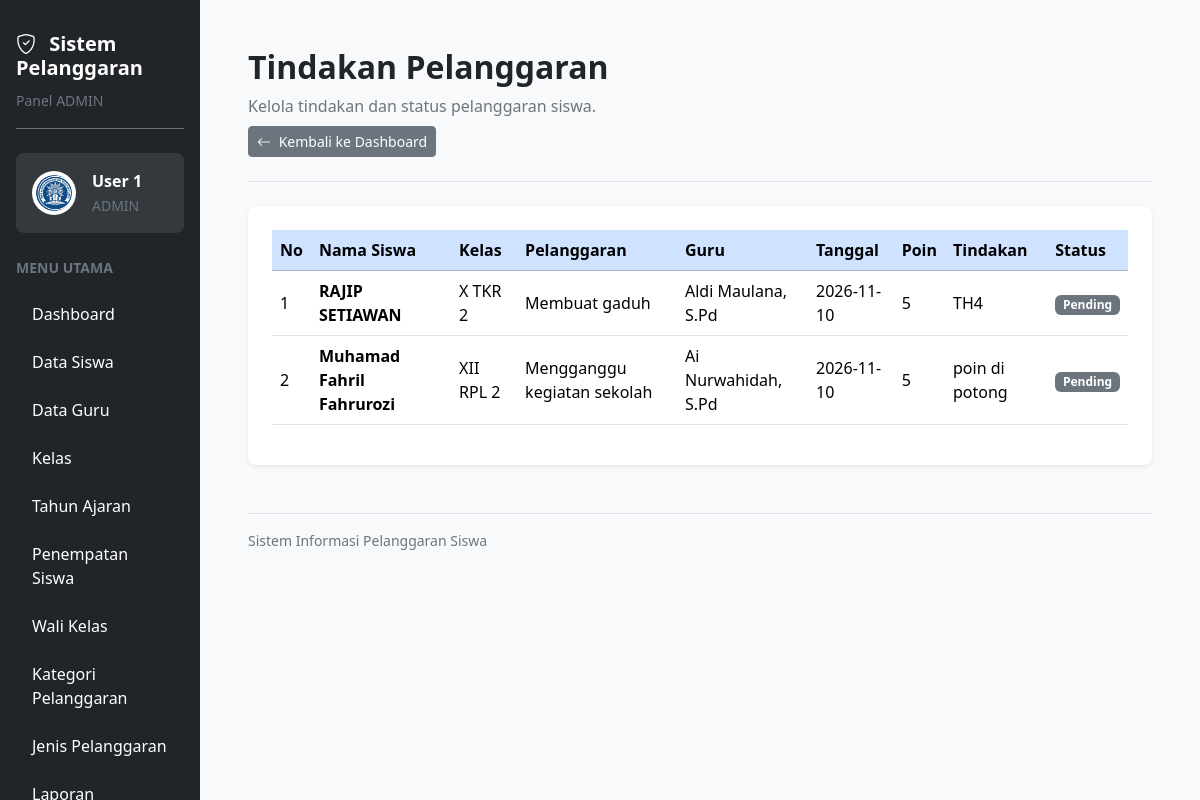
Page /tindakan.php (signed in) on the earlier database version.
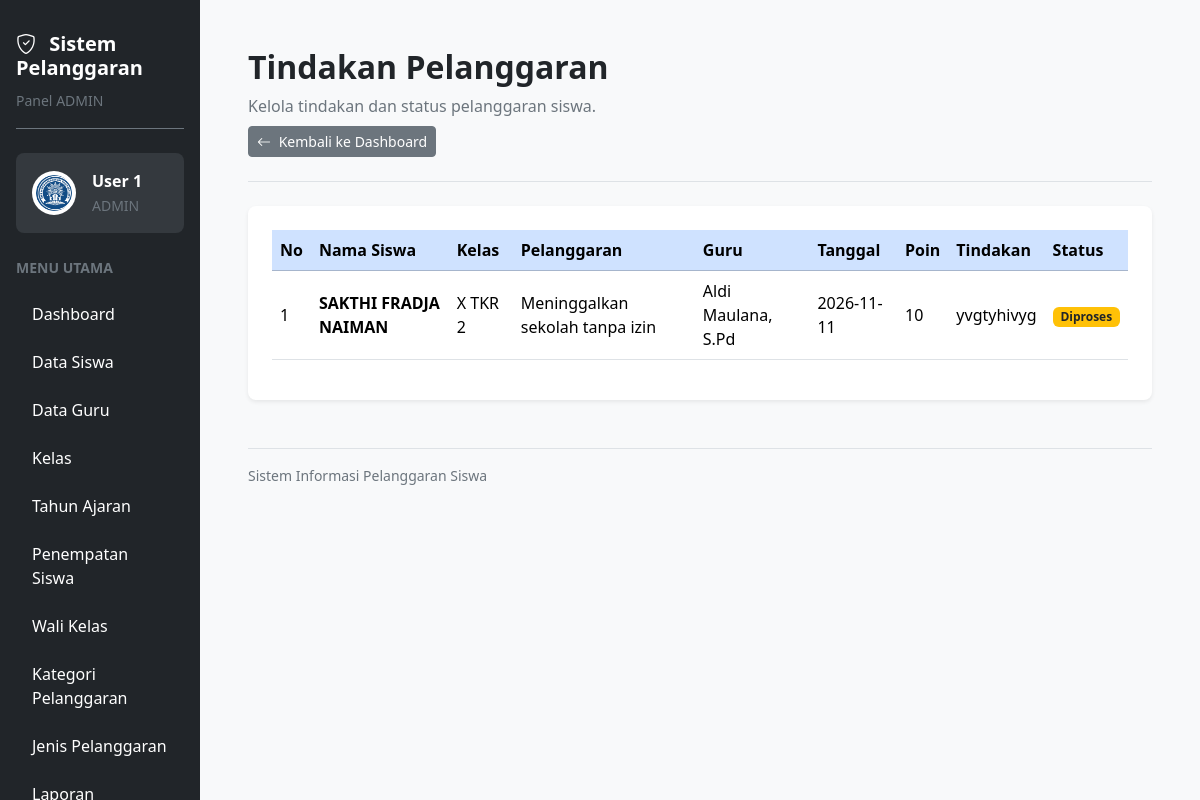
Same page on the later database version.
### tables this page shows
CREATE TABLE `t_pelanggaran_siswa` (
  `id` int(11) NOT NULL,
  `tahun_ajaran_id` int(11) NOT NULL,
  `siswa_id` int(11) NOT NULL,
  `nama_siswa` varchar(150) NOT NULL,
  `kelas_id` int(11) NOT NULL,
  `nama_kelas` varchar(100) NOT NULL,
  `pelanggaran_id` int(11) NOT NULL,
  `nama_pelanggaran` varchar(150) NOT NULL,
  `pelanggaran_kategori_id` int(11) NOT NULL,
  `guru_id` int(11) NOT NULL,
  `nama_guru` varchar(150) NOT NULL,
  `tanggal` date NOT NULL,
  `keterangan` text NOT NULL,
  `poin` int(11) NOT NULL,
  `tindakan` text NOT NULL,
  `status` varchar(30) NOT NULL,
  `created_at` timestamp NOT NULL DEFAULT current_timestamp(),
  `updated_at` timestamp NOT NULL DEFAULT current_timestamp()
);

### tindakan.php (the view, shortened to what this page needs)
<?php
$role = strtolower(trim($_SESSION['role'] ?? ''));
require_once __DIR__ . "/config/koneksi.php";
$dataEdit = null;
$query = mysqli_query(
    $koneksi,
    "SELECT id, nama_siswa, nama_kelas,
            nama_pelanggaran, nama_guru,
            tanggal, poin, tindakan, status
     FROM t_pelanggaran_siswa
     WHERE status IS NULL OR status <> 'Selesai'
     ORDER BY tanggal DESC, id DESC"
);
$nama = htmlspecialchars(
    $_SESSION['name'] ?? 'Pengguna',
    ENT_QUOTES,
    'UTF-8'
);
?>
<!DOCTYPE html>
<html lang="id">
<head>
    <link href="https://cdn.jsdelivr.net/npm/bootstrap@5.3.3/dist/css/bootstrap.min.css" rel="stylesheet">
    <link href="https://cdn.jsdelivr.net/npm/bootstrap-icons@1.11.3/font/bootstrap-icons.min.css" rel="stylesheet">
    <link href="https://cdn.datatables.net/2.3.4/css/dataTables.bootstrap5.min.css" rel="stylesheet">
</head>
<body class="bg-light overflow-hidden">
<div class="container-fluid vh-100 overflow-hidden">
    <div class="row h-100 flex-nowrap">
        <aside class="col-12 col-md-3 col-lg-2 bg-dark vh-100 overflow-auto position-sticky top-0 p-3">
            <div class="text-white mb-4 pt-3 pb-3 border-bottom border-secondary">
                <h5 class="fw-bold mb-2">
                    <i class="bi bi-shield-check me-2"></i>
                    Sistem Pelanggaran
                </h5>
                <small class="text-secondary">Panel <?= strtoupper($role); ?></small>
            </div>
            <div class="bg-secondary bg-opacity-25 rounded-3 p-3 mb-4">
                <div class="d-flex align-items-center gap-3">
                    <img src="logo.png" alt="Logo Aplikasi" width="44" height="44" class="rounded-circle bg-white p-1">
                    <div class="text-white text-break">
                        <div class="fw-semibold"><?= $nama; ?></div>
                        <small class="text-secondary"><?= strtoupper($role); ?></small>
                    </div>
                </div>
            </div>
            <div class="text-secondary small fw-semibold mb-3">
                MENU UTAMA
            </div>
            <ul class="nav nav-pills flex-column gap-2">
                <li class="nav-item">
                    <a href="dashboard.php" class="nav-link text-white rounded-2 py-2 px-3">Dashboard</a>
                </li>
                <?php if ($role === 'admin'): ?>
                    <li class="nav-item"><a href="siswa.php" class="nav-link text-white rounded-2 py-2 px-3">Data Siswa</a></li>
                    <li class="nav-item"><a href="guru.php" class="nav-link text-white rounded-2 py-2 px-3">Data Guru</a></li>
                    <li class="nav-item"><a href="kelas.php" class="nav-link text-white rounded-2 py-2 px-3">Kelas</a></li>
                    <li class="nav-item"><a href="tahun_ajaran.php" class="nav-link text-white rounded-2 py-2 px-3">Tahun Ajaran</a></li>
                    <li class="nav-item"><a href="penempatan_siswa.php" class="nav-link text-white rounded-2 py-2 px-3">Penempatan Siswa</a></li>
                    <li class="nav-item"><a href="wali_kelas.php" class="nav-link text-white rounded-2 py-2 px-3">Wali Kelas</a></li>
                    <li class="nav-item"><a href="kategori_pelanggaran.php" class="nav-link text-white rounded-2 py-2 px-3">Kategori Pelanggaran</a></li>
                    <li class="nav-item"><a href="jenis_pelanggaran.php" class="nav-link text-white rounded-2 py-2 px-3">Jenis Pelanggaran</a></li>
                    <li class="nav-item"><a href="laporan.php" class="nav-link text-white rounded-2 py-2 px-3">Laporan</a></li>
                <?php endif; ?>
            </ul>
        </aside>
        <main class="col-12 col-md-9 col-lg-10 vh-100 overflow-auto p-3 p-lg-5">
            <div class="d-flex flex-wrap justify-content-between align-items-center gap-3 mb-4 pb-4 border-bottom">
                <div>
                    <h2 class="fw-bold mb-2">
                        <?= $dataEdit !== null ? 'Beri Tindakan' : 'Tindakan Pelanggaran'; ?>
                    </h2>
                    <p class="text-secondary mb-2">
                        <?= $dataEdit !== null
                            ? 'Silakan isi atau perbarui tindakan dan status pelanggaran siswa.'
                            : 'Kelola tindakan dan status pelanggaran siswa.'; ?>
                    </p>
                    <?php if ($dataEdit === null): ?>
                        <a href="dashboard.php" class="btn btn-secondary btn-sm">
                            <i class="bi bi-arrow-left me-1"></i>
                            Kembali ke Dashboard
                        </a>
                    <?php endif; ?>
                </div>
            </div>
            <?php if ($dataEdit === null): ?>
                <div class="card border-0 shadow-sm rounded-3">
                    <div class="card-body p-3 p-lg-4">
                        <div class="table-responsive">
                            <table id="tabelTindakan" class="table table-hover align-middle">
                                <thead>
                                    <tr class="table-primary">
                                        <th>No</th>
                                        <th>Nama Siswa</th>
                                        <th>Kelas</th>
                                        <th>Pelanggaran</th>
                                        <th>Guru</th>
                                        <th>Tanggal</th>
                                        <th>Poin</th>
                                        <th>Tindakan</th>
                                        <th>Status</th>
                                    </tr>
                                </thead>
                                <tbody>
                                    <?php
                                    $no = 1;
                                    while ($row = mysqli_fetch_assoc($query)):
                                    ?>
                                        <tr>
                                            <td><?= $no++; ?></td>
                                            <td>
                                                <strong>
                                                    <?= htmlspecialchars($row['nama_siswa'] ?? '', ENT_QUOTES, 'UTF-8'); ?>
                                                </strong>
                                            </td>
                                            <td>
                                                <?= htmlspecialchars($row['nama_kelas'] ?? '', ENT_QUOTES, 'UTF-8'); ?>
                                            </td>
                                            <td>
                                                <?= htmlspecialchars($row['nama_pelanggaran'] ?? '', ENT_QUOTES, 'UTF-8'); ?>
                                            </td>
                                            <td>
                                                <?= htmlspecialchars($row['nama_guru'] ?? '', ENT_QUOTES, 'UTF-8'); ?>
                                            </td>
                                            <td>
                                                <?= htmlspecialchars($row['tanggal'] ?? '', ENT_QUOTES, 'UTF-8'); ?>
                                            </td>
                                            <td>
                                                <?= (int)($row['poin'] ?? 0); ?>
                                            </td>
                                            <td>
                                                <?= htmlspecialchars($row['tindakan'] ?? '', ENT_QUOTES, 'UTF-8'); ?>
                                            </td>
                                            <td>
                                                <?php if (($row['status'] ?? '') === 'Diproses'): ?>
                                                    <span class="badge bg-warning text-dark">Diproses</span>
                                                <?php else: ?>
                                                    <span class="badge bg-secondary">
                                                        <?= htmlspecialchars($row['status'] ?? 'Belum Diproses', ENT_QUOTES, 'UTF-8'); ?>
                                                    </span>
                                                <?php endif; ?>
                                            </td>
                                        </tr>
                                    <?php endwhile; ?>
                                </tbody>
                            </table>
                        </div>
                    </div>
                </div>
            <?php endif; ?>
            <div class="text-secondary small mt-5 pt-3 border-top">
                Sistem Informasi Pelanggaran Siswa
            </div>
        </main>
    </div>
</div>
</body>
</html>

Differences in the rows shown:
no longer on this page (row edited): t_pelanggaran_siswa: nama_siswa "RAJIP SETIAWAN", nama_kelas "X TKR 2", nama_pelanggaran "Membuat gaduh", nama_guru "Aldi Maulana, S.Pd", tanggal "2026-11-10", poin "5", tindakan "TH4", status "Pending"
no longer on this page (row edited): t_pelanggaran_siswa: nama_siswa "Muhamad Fahril Fahrurozi", nama_kelas "XII RPL 2", nama_pelanggaran "Mengganggu kegiatan sekolah", nama_guru "Ai Nurwahidah, S.Pd", tanggal "2026-11-10", poin "5", tindakan "poin di potong", status "Pending"
added t_pelanggaran_siswa: nama_siswa "SAKTHI FRADJA NAIMAN", nama_kelas "X TKR 2", nama_pelanggaran "Meninggalkan sekolah tanpa izin", nama_guru "Aldi Maulana, S.Pd", tanggal "2026-11-11", poin "10", tindakan "yvgtyhivyg", status "Diproses"
